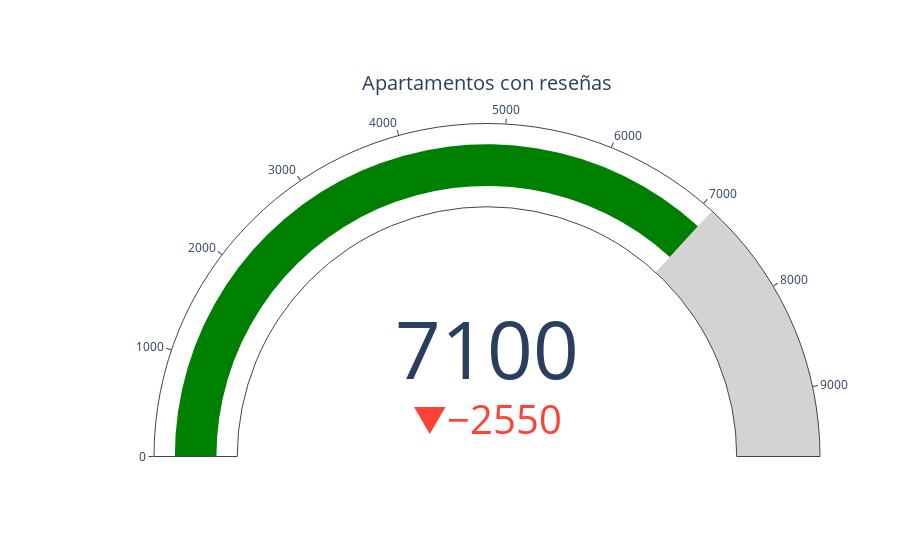

The cell this chart's notebook holds for it:
### Code cell
fig = go.Figure(go.Indicator(
    mode = "gauge+number+delta",
    value = valores_unicos - sin_reseñas,
    domain = {'x': [0.1, 1], 'y': [0, 1]},
    title = {'text': "Apartamentos con reseñas"},
    delta = {'reference': valores_unicos},
    gauge = {
        'axis': {'range': [None, valores_unicos]},
        'steps': [
            {'range': [0, valores_unicos - sin_reseñas], 'color': "white"},
            {'range': [valores_unicos - sin_reseñas, valores_unicos], 'color': "lightgray"}]}))
fig.update_layout(autosize = False)

fig.show()

### Figure 1 — Plotly figure (JSON) as saved in the notebook; plotly's stock layout.template omitted (floating-point values rounded to 4 significant figures)
{"data": [{"delta": {"reference": 9650}, "domain": {"x": [0.1, 1], "y": [0, 1]}, "gauge": {"axis": {"range": [null, 9650]}, "steps": [{"color": "white", "range": [0, 7103]}, {"color": "lightgray", "range": [7103, 9650]}]}, "mode": "gauge+number+delta", "title": {"text": "Apartamentos con reseñas"}, "type": "indicator", "value": 7103}], "layout": {"autosize": false}}
